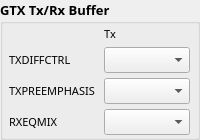
       <widget class="QGroupBox" name="groupBox_5">
        <property name="sizePolicy">
         <sizepolicy hsizetype="Preferred" vsizetype="Preferred">
          <horstretch>0</horstretch>
          <verstretch>0</verstretch>
         </sizepolicy>
        </property>
        <property name="minimumSize">
         <size>
          <width>0</width>
          <height>0</height>
         </size>
        </property>
        <property name="font">
         <font>
          <family>Lucida Sans</family>
          <pointsize>10</pointsize>
          <weight>75</weight>
          <bold>true</bold>
         </font>
        </property>
        <property name="title">
         <string>GTX Tx/Rx Buffer</string>
        </property>
        <layout class="QGridLayout" name="gridLayout_6">
         <property name="margin">
          <number>2</number>
         </property>
         <property name="spacing">
          <number>5</number>
         </property>
         <item row="7" column="1">
          <widget class="QLabel" name="label_33">
           <property name="sizePolicy">
            <sizepolicy hsizetype="Fixed" vsizetype="Fixed">
             <horstretch>0</horstretch>
             <verstretch>0</verstretch>
            </sizepolicy>
           </property>
           <property name="minimumSize">
            <size>
             <width>0</width>
             <height>15</height>
            </size>
           </property>
           <property name="font">
            <font>
             <pointsize>8</pointsize>
             <weight>50</weight>
             <bold>false</bold>
            </font>
           </property>
           <property name="text">
            <string>RXEQMIX</string>
           </property>
           <property name="alignment">
            <set>Qt::AlignLeading|Qt::AlignLeft|Qt::AlignVCenter</set>
           </property>
          </widget>
         </item>
         <item row="6" column="1">
          <widget class="QLabel" name="label_40">
           <property name="sizePolicy">
            <sizepolicy hsizetype="Fixed" vsizetype="Fixed">
             <horstretch>0</horstretch>
             <verstretch>0</verstretch>
            </sizepolicy>
           </property>
           <property name="minimumSize">
            <size>
             <width>0</width>
             <height>15</height>
            </size>
           </property>
           <property name="font">
            <font>
             <pointsize>8</pointsize>
             <weight>50</weight>
             <bold>false</bold>
            </font>
           </property>
           <property name="text">
            <string>TXPREEMPHASIS</string>
           </property>
           <property name="alignment">
            <set>Qt::AlignLeading|Qt::AlignLeft|Qt::AlignVCenter</set>
           </property>
          </widget>
         </item>
         <item row="0" column="2">
          <widget class="QLabel" name="label_43">
           <property name="sizePolicy">
            <sizepolicy hsizetype="Fixed" vsizetype="Preferred">
             <horstretch>0</horstretch>
             <verstretch>0</verstretch>
            </sizepolicy>
           </property>
           <property name="minimumSize">
            <size>
             <width>0</width>
             <height>15</height>
            </size>
           </property>
           <property name="font">
            <font>
             <pointsize>8</pointsize>
             <weight>50</weight>
             <bold>false</bold>
            </font>
           </property>
           <property name="text">
            <string>Tx</string>
           </property>
           <property name="alignment">
            <set>Qt::AlignCenter</set>
           </property>
          </widget>
         </item>
         <item row="6" column="2">
          <widget class="caMenu" name="caMenu_6">
           <property name="font">
            <font>
             <pointsize>10</pointsize>
            </font>
           </property>
           <property name="channel" stdset="0">
            <string notr="true">$(DEV):$(GTX_LINK)-TX-PRE-EMPHASIS</string>
           </property>
           <property name="colorMode">
            <enum>caMenu::Static</enum>
           </property>
           <property name="foreground">
            <color>
             <red>0</red>
             <green>0</green>
             <blue>0</blue>
            </color>
           </property>
           <property name="background">
            <color>
             <red>187</red>
             <green>187</green>
             <blue>187</blue>
            </color>
           </property>
          </widget>
         </item>
         <item row="7" column="2">
          <widget class="caMenu" name="caMenu_7">
           <property name="font">
            <font>
             <pointsize>10</pointsize>
            </font>
           </property>
           <property name="channel" stdset="0">
            <string notr="true">$(DEV):$(GTX_LINK)-RX-EQU-MIX</string>
           </property>
           <property name="colorMode">
            <enum>caMenu::Static</enum>
           </property>
           <property name="foreground">
            <color>
             <red>0</red>
             <green>0</green>
             <blue>0</blue>
            </color>
           </property>
           <property name="background">
            <color>
             <red>187</red>
             <green>187</green>
             <blue>187</blue>
            </color>
           </property>
          </widget>
         </item>
         <item row="4" column="2">
          <widget class="caMenu" name="caMenu_5">
           <property name="font">
            <font>
             <pointsize>10</pointsize>
            </font>
           </property>
           <property name="channel" stdset="0">
            <string notr="true">$(DEV):$(GTX_LINK)-TX-DIFF-CTRL</string>
           </property>
           <property name="colorMode">
            <enum>caMenu::Static</enum>
           </property>
           <property name="foreground">
            <color>
             <red>0</red>
             <green>0</green>
             <blue>0</blue>
            </color>
           </property>
           <property name="background">
            <color>
             <red>187</red>
             <green>187</green>
             <blue>187</blue>
            </color>
           </property>
          </widget>
         </item>
         <item row="4" column="1">
          <widget class="QLabel" name="label_39">
           <property name="sizePolicy">
            <sizepolicy hsizetype="Fixed" vsizetype="Fixed">
             <horstretch>0</horstretch>
             <verstretch>0</verstretch>
            </sizepolicy>
           </property>
           <property name="minimumSize">
            <size>
             <width>0</width>
             <height>15</height>
            </size>
           </property>
           <property name="font">
            <font>
             <pointsize>8</pointsize>
             <weight>50</weight>
             <bold>false</bold>
            </font>
           </property>
           <property name="text">
            <string>TXDIFFCTRL</string>
           </property>
           <property name="alignment">
            <set>Qt::AlignLeading|Qt::AlignLeft|Qt::AlignVCenter</set>
           </property>
          </widget>
         </item>
        </layout>
       </widget>
